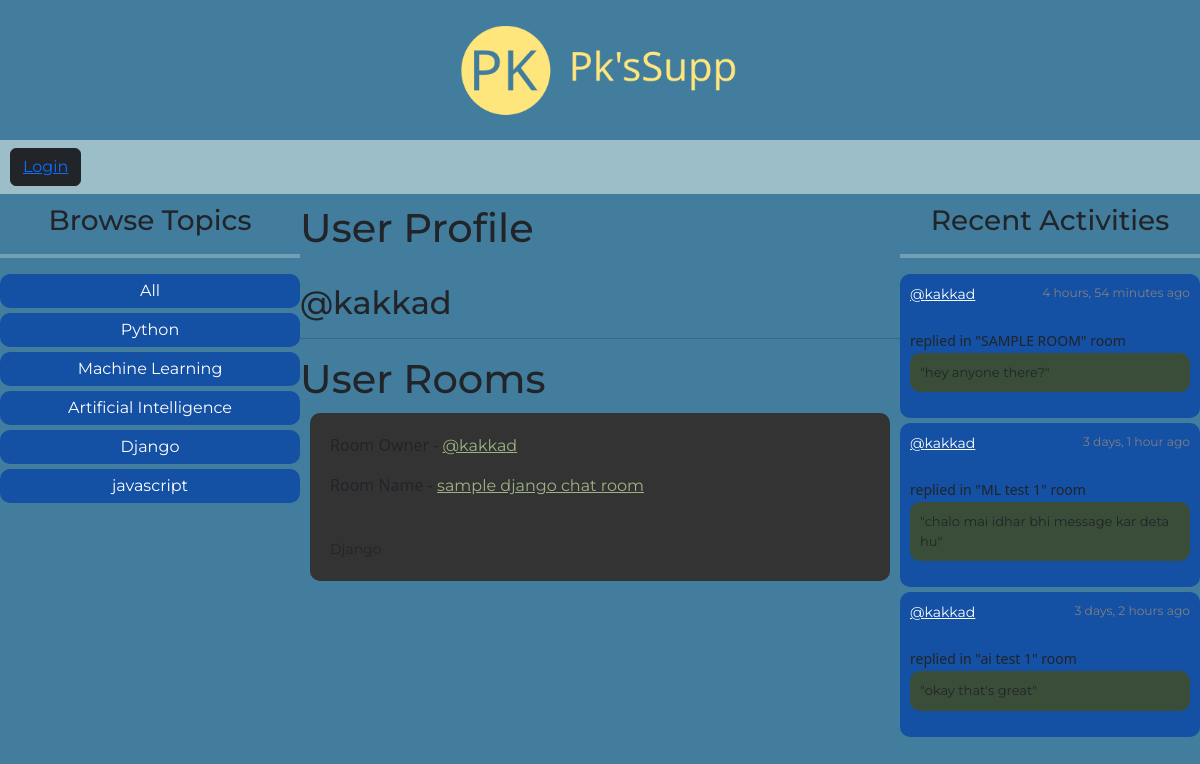
Page /profile/8/ on the earlier database version.
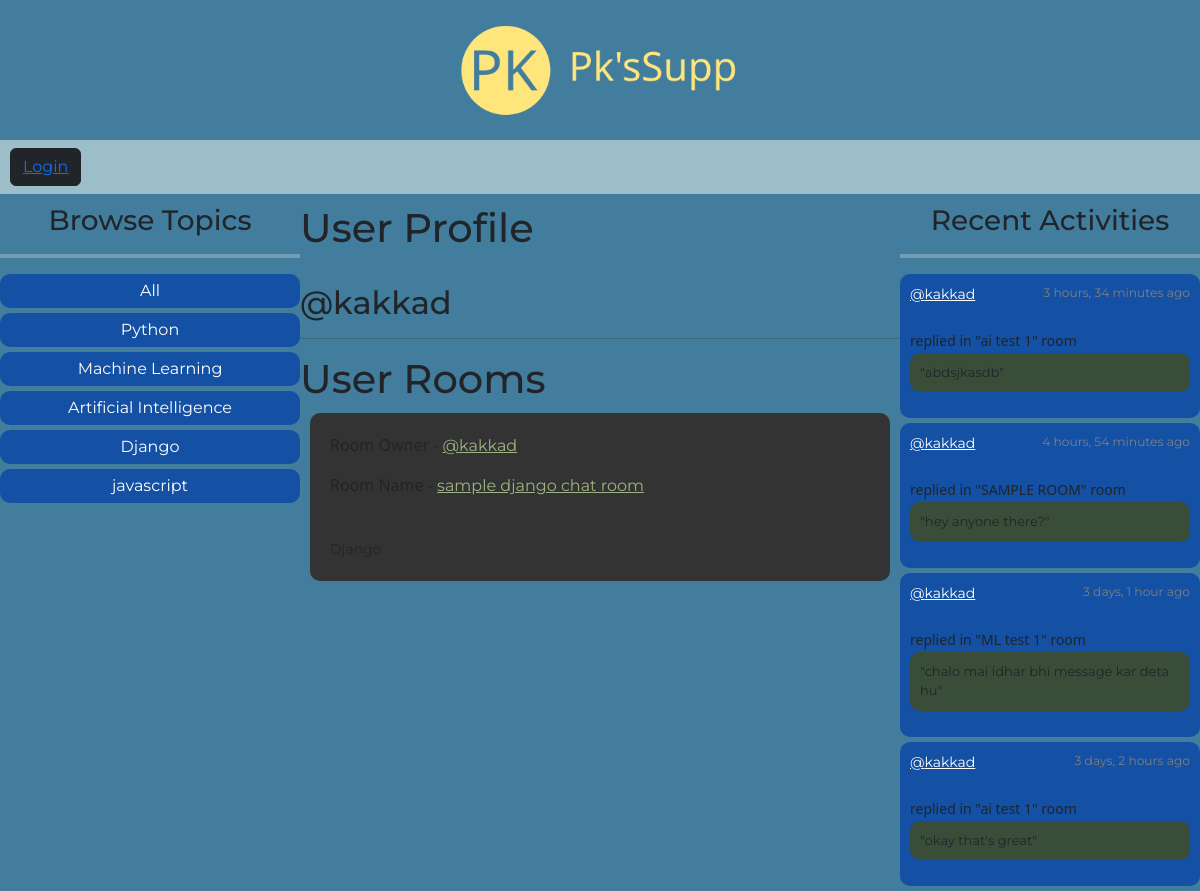
Same page on the later database version.
### base/models.py (models this page shows, shortened)
class Topic(models.Model):
    name = models.CharField(max_length=200)

class Room(models.Model):
    host = models.ForeignKey(User, on_delete=models.SET_NULL, null=True)
    topic = models.ForeignKey(Topic, on_delete=models.SET_NULL, null=True)
    name = models.CharField(max_length=200)
    description = models.TextField(null=True, blank=True)
    participants = models.ManyToManyField(User, related_name="participants", blank=True)
    updated = models.DateTimeField(auto_now=True)
    created = models.DateTimeField(auto_now_add=True)
    class Meta:
        ordering = ["-updated", "-created"]
    def __str__(self):
        return self.name

class Message(models.Model):
    user = models.ForeignKey(User, on_delete=models.CASCADE)
    room = models.ForeignKey(Room, on_delete=models.CASCADE)
    body = models.TextField()
    updated = models.DateTimeField(auto_now=True)
    created = models.DateTimeField(auto_now_add=True)
    class Meta:
        ordering = ["-updated", "-created"]
    def __str__(self) -> str:
        return self.body[0:50]

### base/views.py (the view)
# urls.py: path("profile/<str:pk>/", views.userProfile, name="user-profile"),
def userProfile(request, pk):
    user = User.objects.get(id=pk)
    rooms = user.room_set.all()
    topics = Topic.objects.all()
    room_messages = user.message_set.all()
    context = {
        "user": user,
        "rooms": rooms,
        "topics": topics,
        "room_messages": room_messages,
    }
    return render(request, "base/profile.html", context)

### base/templates/base/profile.html (shortened to what this page needs)
{% extends 'main.html' %} {% block content %}
<div class="main-container">
  <div>{% include 'base/topics_component.html' %}</div>
  <div>
    <div>
      <h1>User Profile</h1>
      <br />
      <h2>@{{user.username}}</h2>
      <hr />
    </div>
    <h1>User Rooms</h1>
    <div>{% include 'base/feed_component.html' %}</div>
  </div>
  <div>{% include 'base/activity_component.html' %}</div>
</div>
{% endblock content %}

### base/templates/base/topics_component.html
{% load static %}
<link rel="stylesheet" href="{% static 'styles/topics_component.css' %}" />
<h3 class="main-heading">Browse Topics</h3>
<hr class="feed-line" />
<div class="topic-names">
  <div class="topic-name"><a href="{% url 'home' %}">All</a><br /></div>
  {% for topic in topics %}
  <div class="topic-name">
    <a href="{% url 'home' %}?q={{topic.name}}">{{topic.name}}</a><br />
  </div>
  {% endfor %}
</div>

### base/templates/base/feed_component.html (shortened to what this page needs)
{% load static %}
<link rel="stylesheet" href="{% static 'styles/feed_component.css' %}" />
<div>
  {% for room in rooms %}
  <div class="room-component">
    <div class="room-div">
      <p class="room-owner-p">Room Owner -</p>
      <a href="{% url 'user-profile' room.host.id %}"
        >@{{room.host.username}}</a
      >
    </div>
    <div class="room-div">
      <p class="room-name-p">Room Name -</p>
      <a href="{% url 'room' room.id %}">{{room.name}}</a>
    </div>
    <br />
    <small>{{room.topic.name}}</small>
  </div>
  {% endfor %}
</div>

### base/templates/base/activity_component.html (shortened to what this page needs)
{% load static %}
<link rel="stylesheet" href="{% static 'styles/activity_component.css' %}" />
<h3 class="main-heading">Recent Activities</h3>
<hr class="feed-line" />
{% for message in room_messages %}
<div class="activity-message">
  <small class="host-and-time"
    ><a href="{% url 'user-profile' message.user.id %}">@{{message.user}}</a>
    <small class="time">{{message.created|timesince}} ago</small></small
  ><br />
  <small class="replied-to">replied in "{{message.room}}" room</small>
  <p class="message-body">"{{message}}"</p>
</div>
{% endfor %}

Differences in the rows shown:
added Message: user "kakkad", created "3 hours, 34 minutes", room "ai test 1", body "abdsjkasdb"
